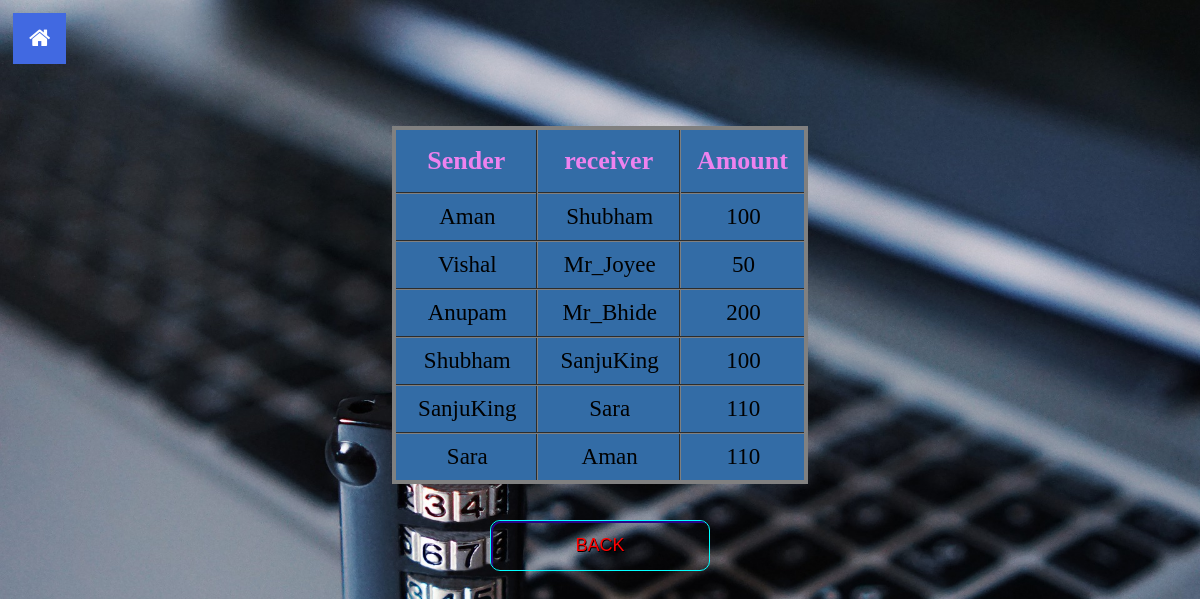
/transaction.php, run on the app's committed database.
### tables this page shows
CREATE TABLE `mini_statement` (
  `sender` varchar(50) NOT NULL,
  `receiver` varchar(50) NOT NULL,
  `amount` double DEFAULT NULL
);

### transaction.php (the view, shortened to what this page needs)
<?php
$con=mysqli_connect('localhost','root','','bank_database');
$q="select *from mini_statement";
$result=mysqli_query($con,$q);
?>
<!DOCTYPE html>
<html>
	<head>
		<link rel="stylesheet" href="https://cdnjs.cloudflare.com/ajax/libs/font-awesome/4.7.0/css/font-awesome.min.css">
		<link rel="stylesheet" href="button.css">
	</head>
	<body>
		<ul class="nav-ul">
			<a href="index.php">
				<li class="nav-li"><button class="btn"><i class="fa fa-home"></i></button></li>
			</a>
		</ul><br><br><br><br><br><br>
		<table class="flat-table-1">
			<tr>
				<th>Sender</th>
				<th>receiver</th>
				<th>Amount</th>
			</tr>
			<tr>
				<?php while($row = $result->fetch_assoc()) { ?>
				<tr>
					<td><?php echo $row["sender"]; ?></td>
					<td><?php echo $row["receiver"]; ?></td>
					<td><?php echo $row["amount"]; ?></td>
				</tr>
				<?php } ?>
			</table>
			<br>
			<br>
			<form action="index.php" method="post">
				<div class="buttons">
					<button class="glow-on-hover" type="submit" name="name">BACK</button>
				</div>
			</form>
		</body>
	</html>

### button.css (style rules this page uses)
.glow-on-hover { width: 220px; height: 51px; outline: none; color: red; font-size:18px; background:transparent; text-shadow: 0.7px 0.7px black; overflow: hidden; cursor: pointer; position: relative; z-index: 0; border-radius: 10px; border: 1px solid #00FFFF; }
.glow-on-hover:before { content: ''; background: linear-gradient(45deg, #ff0000, #ff7300, #fffb00, #48ff00, #00ffd5, #002bff, #7a00ff, #ff00c8, #ff0000); position: absolute; top: -2px; left:-2px; background-size: 400%; z-index: -1; filter: blur(5px); width: calc(100% + 4px); height: calc(100% + 4px); animation: glowing 20s linear infinite; opacity: 0; transition: opacity .3s ease-in-out; border-radius: 10px; }
.glow-on-hover:after { z-index: -1; content: ''; position: absolute; width: 100%; height: 100%; left: 0; top: 0; border-radius: 10px; border: 2px solid #28048a; background:transparent; }

### transaction.php (style rules this page uses)
.nav-ul { list-style-type: none; margin: 0; padding: 5px; verflow: hidden; }
.nav-li { float:left; }
body { background-image:url("images/user.jpg"); background-repeat: no-repeat; background-size:cover; }
table { text-align:center; margin-left: auto; margin-right: auto; border:4px solid gray; border-collapse:collapse; background: #336ca6; }
th { color:violet; font-size:26px; padding:16px; }
td { font-size:23px; color: ; padding: 10px 20px 10px 22px; }
tr { transition: background 0.3s, box-shadow 0.3s; }
th,td { border-collapse:collapse; border:2px groove gray; }
.btn { background-color:RoyalBlue; border: none; color: white; padding: 12px 16px; font-size: 23px; cursor: pointer; }
.buttons { right:42%; text-align:center; }

### data on the page
mini_statement: sender "Aman", receiver "Shubham", amount "100"
mini_statement: sender "Vishal", receiver "Mr_Joyee", amount "50"
mini_statement: sender "Anupam", receiver "Mr_Bhide", amount "200"
mini_statement: sender "Shubham", receiver "SanjuKing", amount "100"
mini_statement: sender "SanjuKing", receiver "Sara", amount "110"
mini_statement: sender "Sara", receiver "Aman", amount "110"
